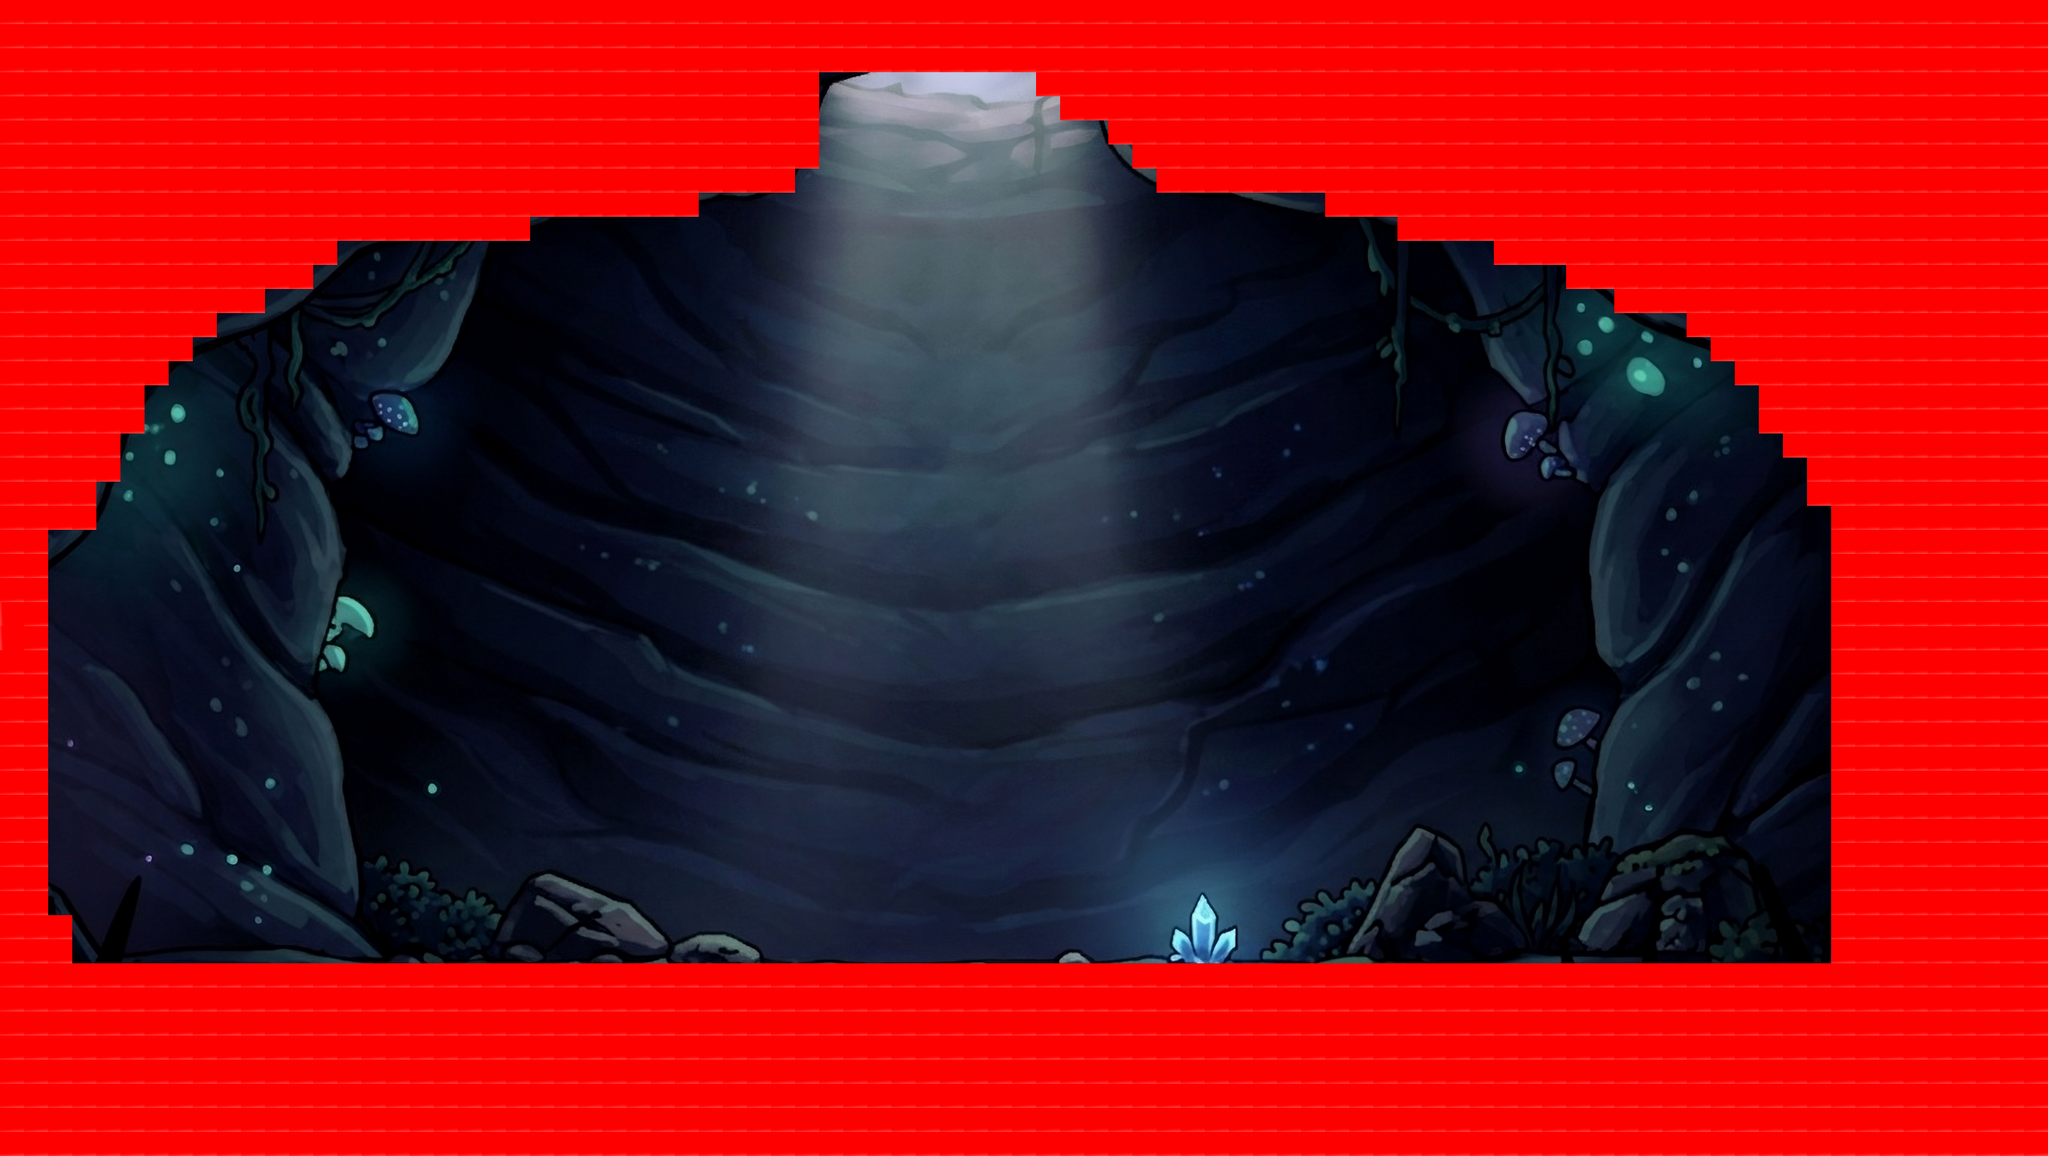

The image is a tile-based game level rendered from a .tmx file. Its description and source (layers, tilesets, objects; grid data summarised) follow:
An orthogonal 85x48 tile map with 32x32 px tiles, 1 tile layer (Collisions), 1 image layer and 3 objects (PorteVersGlace, SpawnDepuisGlace, Mage).

<map version="1.10" tiledversion="1.12.1" orientation="orthogonal" renderorder="right-down" width="85" height="48" tilewidth="32" tileheight="32" infinite="0" nextlayerid="5" nextobjectid="5">
 <tileset firstgid="1" source="tiles_jeu.tsx" />
 <imagelayer id="2" name="Background">
  <image source="../images/ZoneMage.png" width="2720" height="1536" />
 </imagelayer>
 <layer id="3" name="Collisions" width="85" height="48">
  <data>[4080 cells, 1868 non-empty, 1 distinct tile ids]</data>
 </layer>
 <objectgroup id="4" name="Objets">
  <object id="1" type="PorteVersGlace" x="201.333" y="1249.33">
   <point />
  </object>
  <object id="2" type="SpawnDepuisGlace" x="352" y="1242.67">
   <point />
  </object>
  <object id="3" type="Mage" x="1504" y="1256">
   <point />
  </object>
 </objectgroup>
</map>
